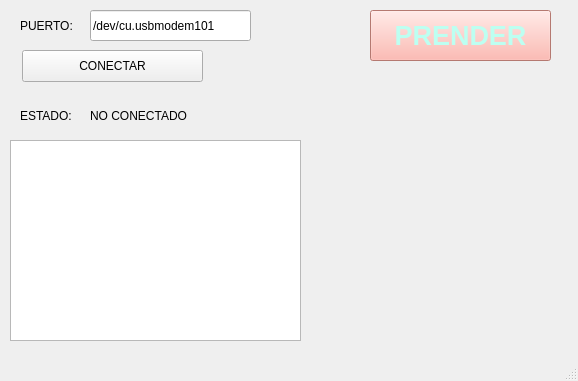
<?xml version="1.0" encoding="UTF-8"?>
<ui version="4.0">
 <class>MainWindow</class>
 <widget class="QMainWindow" name="MainWindow">
  <property name="geometry">
   <rect>
    <x>0</x>
    <y>0</y>
    <width>578</width>
    <height>381</height>
   </rect>
  </property>
  <property name="windowTitle">
   <string>MainWindow</string>
  </property>
  <widget class="QWidget" name="centralwidget">
   <widget class="QPushButton" name="btn_accion">
    <property name="geometry">
     <rect>
      <x>22</x>
      <y>50</y>
      <width>181</width>
      <height>32</height>
     </rect>
    </property>
    <property name="text">
     <string>CONECTAR</string>
    </property>
   </widget>
   <widget class="QLineEdit" name="txt_puerto">
    <property name="geometry">
     <rect>
      <x>90</x>
      <y>10</y>
      <width>161</width>
      <height>31</height>
     </rect>
    </property>
    <property name="text">
     <string>/dev/cu.usbmodem101</string>
    </property>
   </widget>
   <widget class="QLabel" name="label">
    <property name="geometry">
     <rect>
      <x>20</x>
      <y>10</y>
      <width>61</width>
      <height>31</height>
     </rect>
    </property>
    <property name="text">
     <string>PUERTO:</string>
    </property>
   </widget>
   <widget class="QLabel" name="label_2">
    <property name="geometry">
     <rect>
      <x>20</x>
      <y>100</y>
      <width>61</width>
      <height>31</height>
     </rect>
    </property>
    <property name="text">
     <string>ESTADO:</string>
    </property>
   </widget>
   <widget class="QLabel" name="txt_estado">
    <property name="geometry">
     <rect>
      <x>90</x>
      <y>100</y>
      <width>151</width>
      <height>31</height>
     </rect>
    </property>
    <property name="text">
     <string>NO CONECTADO</string>
    </property>
   </widget>
   <widget class="QListWidget" name="lw_datos">
    <property name="geometry">
     <rect>
      <x>10</x>
      <y>140</y>
      <width>291</width>
      <height>201</height>
     </rect>
    </property>
   </widget>
   <widget class="QPushButton" name="btn_control_led">
    <property name="geometry">
     <rect>
      <x>370</x>
      <y>10</y>
      <width>181</width>
      <height>51</height>
     </rect>
    </property>
    <property name="font">
     <font>
      <pointsize>20</pointsize>
      <weight>75</weight>
      <bold>true</bold>
     </font>
    </property>
    <property name="styleSheet">
     <string notr="true">background-color: rgb(254, 169, 158);
color: rgb(189, 255, 241);</string>
    </property>
    <property name="text">
     <string>PRENDER</string>
    </property>
   </widget>
  </widget>
  <widget class="QMenuBar" name="menubar">
   <property name="geometry">
    <rect>
     <x>0</x>
     <y>0</y>
     <width>578</width>
     <height>26</height>
    </rect>
   </property>
  </widget>
  <widget class="QStatusBar" name="statusbar"/>
 </widget>
 <resources/>
 <connections/>
</ui>
